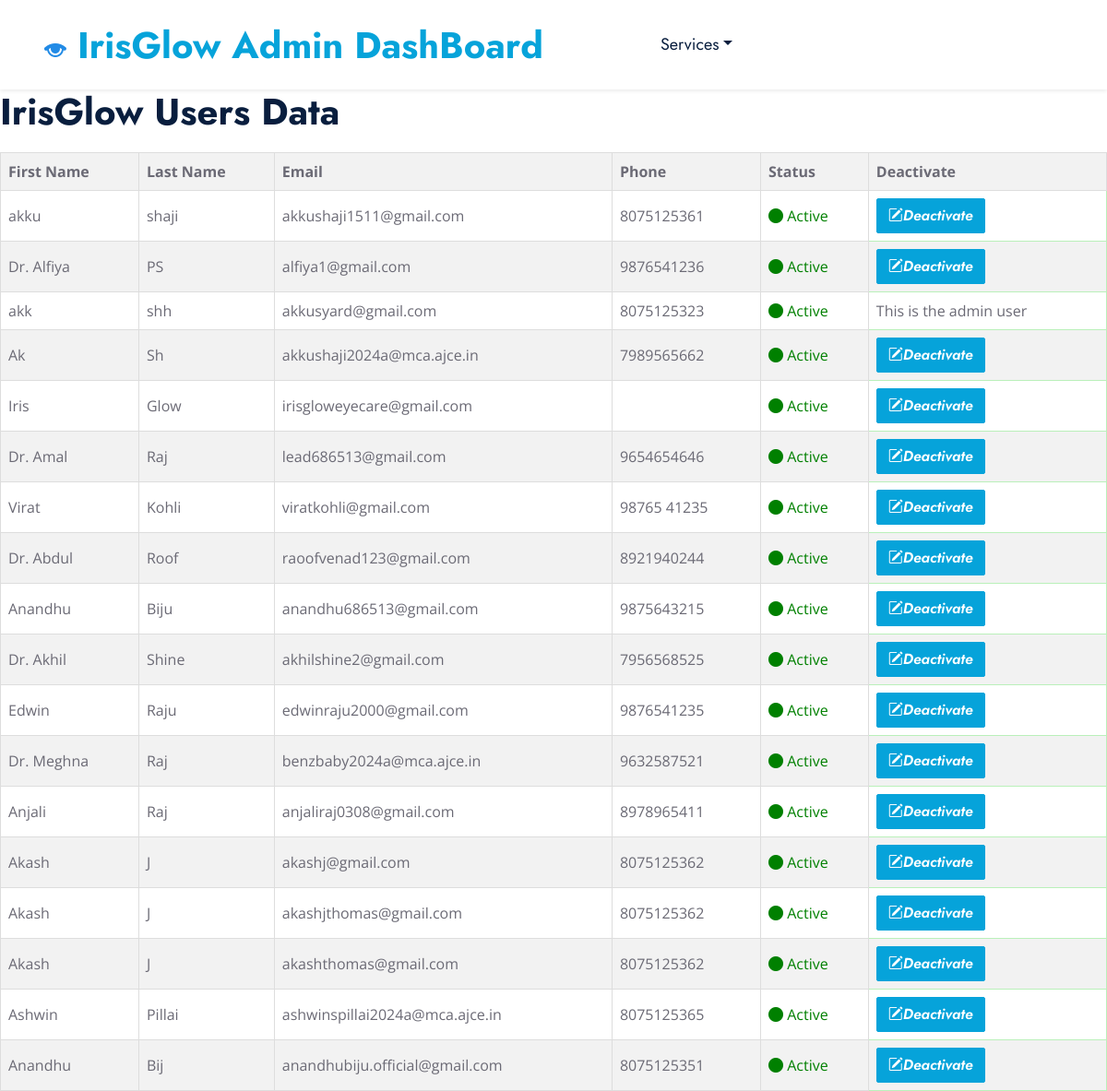
The page /userdata/ (signed in) on the database its author committed.
### IrisGlowApp/models.py (models this page shows, shortened)
class CustomUser(AbstractUser):
    PATIENT = 1
    DOCTOR = 2
    SPECTS = 3
    ADMIN = 4
    ROLE_CHOICE = (
        (PATIENT, 'Patient'),
        (DOCTOR, 'Doctor'),
        (SPECTS, 'Spects'),
        (ADMIN,'Admin'),
    )
    username=None
    first_name = models.CharField(max_length=50)
    last_name = models.CharField(max_length=50)
    USERNAME_FIELD = 'email'
    email = models.EmailField(max_length=100, unique=True)
    phone = models.CharField(max_length=12, blank=True)
    password = models.CharField(max_length=128)
    role = models.PositiveSmallIntegerField(choices=ROLE_CHOICE, blank=True, null=True,default='1')
    is_admin = models.BooleanField(default=False)
    is_staff = models.BooleanField(default=False)
    is_active = models.BooleanField(default=True)
    is_superadmin = models.BooleanField(default=False)
    REQUIRED_FIELDS = ['first_name','last_name', 'phone']
    objects = UserManager()

### IrisGlowApp/views.py (the view)
# urls.py: path('userdata/', views.display_user_data, name='userdata'),
@login_required
def display_user_data(request):
    users = CustomUser.objects.filter(~Q(is_superuser=True), is_active=True)
    inactive_users = CustomUser.objects.filter(~Q(is_superuser=True), is_active=False)
    return render(request, 'userdata.html', {'users': users,'inactive_users':inactive_users})

### template/userdata.html (shortened to what this page needs)
{% load static %}
<!DOCTYPE html>
<html lang="en">
<head>
    <link href="https://cdnjs.cloudflare.com/ajax/libs/font-awesome/5.10.0/css/all.min.css" rel="stylesheet">
    <link href="https://cdn.jsdelivr.net/npm/bootstrap-icons@1.4.1/font/bootstrap-icons.css" rel="stylesheet">
    <link href="{% static 'lib/owlcarousel/assets/owl.carousel.min.css' %}" rel="stylesheet">
    <link href="{% static 'lib/animate/animate.min.css' %}" rel="stylesheet">
    <link href="{% static 'lib/tempusdominus/css/tempusdominus-bootstrap-4.min.css' %}" rel="stylesheet" />
    <link href="{% static 'lib/twentytwenty/twentytwenty.css' %}" rel="stylesheet" />
    <link href="{% static 'css/bootstrap.min.css' %}" rel="stylesheet" />
    <link href="{% static 'css/style.css' %}" rel="stylesheet" />
</head>
<body>
    <nav class="navbar navbar-expand-lg bg-white navbar-light shadow-sm px-5 py-3 py-lg-0">
        <a href="index.html" class="navbar-brand p-0">
            <h1 class="m-0 text-primary">
                <img src="{% static 'img/img1.png' %}">
              IrisGlow Admin DashBoard</h1>
        </a>
                {% if user.is_staff %}
                <div class="collapse navbar-collapse ms-5 mr-5 justify-content-end" id="navbarCollapse">
                    <div class="navbar-nav ms-5 mr-5 py-0 justify-content-end">
                        <a href="{% url 'admindashboard' %}" class="nav-item nav-link active">Home</a>
                        <a href="{% url 'admin:index' %}" class="nav-item nav-link ">DashBoard</a>
                       {% comment %} <a href="{% url 'addDoctor' %}" class="nav-item nav-link ">Add Doctor</a>
                       <a href="{% url 'userdata' %}" class="nav-item nav-link ">Users</a>  {% endcomment %}
                        <a href="" class="nav-item nav-link "><span>Welcome,{{user.first_name}}</span></a>
                        <a href="{% url 'logout' %}" class="nav-item nav-link ">Logout</a>
                    </div>
                </div>
                {% else %}
                <div class="collapse navbar-collapse ms-5 mr-5 justify-content-between" id="navbarCollapse">
                    <div class="navbar-nav ms-5 mr-5 py-0 justify-content-end">
                        <div class="nav-item dropdown">
                            <a href="#" class="nav-link dropdown-toggle" data-bs-toggle="dropdown">Services</a>
                        </div>
                    {% endif %}
                </div>
            </nav>
<body>
    <h1>IrisGlow Users Data</h1>
    <table>
        <thead>
            <tr>
                <th>First Name</th>
                <th>Last Name</th>
                <th>Email</th>
                <th>Phone</th>
                <th>Status</th>
                <th>Deactivate</th>
            </tr>
        </thead>
        <tbody>
            {% for user in users %}
            <tr>
                <td>{{ user.first_name }}</td>
                <td>{{ user.last_name }}</td>
                <td>{{ user.email }}</td>
                <td>{{ user.phone }}</td>
                <td>
                    {% if user.is_active %}
                    <span style="color: green;">
                        <i class="bi bi-circle-fill"></i> Active
                    </span>
                    {% else %}
                    <span style="color: red;">
                        <i class="bi bi-circle-fill"></i> Inactive
                    </span>
                    {% endif %}
                </td>
                <td class="cell" style="border: .5px solid rgb(186, 240, 186); ">
                    {% if user.id != request.user.id %}
                    <a href="{% url 'updateStatus' user.id %}"><button
                      class="btn btn-primary"><i class="bi bi-pencil-square">Deactivate</i></button></a>
                      {% else %}
                <span>This is the admin user</span>
            {% endif %}
                    </td>
        </tr>
        {% endfor %}
        </tbody>
</body>
</html>

### static/css/style.css (style rules this page uses)
:root { --primary: #06A3DA; --secondary: #F57E57; --light: #EEF9FF; --dark: #091E3E; }
h1, h2, .font-weight-bold { font-weight: 700 !important; }
.btn { font-family: 'Jost', sans-serif; font-weight: 600; transition: .5s; }
.btn-primary, .btn-secondary { color: #FFFFFF; }
.navbar-light .navbar-nav .nav-link { font-family: 'Jost', sans-serif; padding: 35px 15px; font-size: 18px; color: var(--dark); outline: none; transition: .5s; }

### template/userdata.html (style rules this page uses)
table { width: 100%; border-collapse: collapse; margin-top: 20px; }
th, td { border: 1px solid #ddd; padding: 8px; text-align: left; }
th { background-color: #f2f2f2; }
tr:nth-child(even) { background-color: #f2f2f2; }

### rows shown on the page
CustomUser: first_name "akku", last_name "shaji", email "akkushaji1511@gmail.com", phone "8075125361", is_active True (drawn), shows "Deactivate"
CustomUser: first_name "Dr. Alfiya", last_name "PS", email "alfiya1@gmail.com", phone "9876541236", is_active True (drawn), shows "Deactivate"
CustomUser: first_name "akk", last_name "shh", email "akkusyard@gmail.com", phone "8075125323", is_active True (drawn), shows "This is the admin user"
CustomUser: first_name "Ak", last_name "Sh", email "akkushaji2024a@mca.ajce.in", phone "7989565662", is_active True (drawn), shows "Deactivate"
CustomUser: first_name "Iris", last_name "Glow", email "irisgloweyecare@gmail.com", is_active True (drawn), shows "Deactivate"
CustomUser: first_name "Dr. Amal", last_name "Raj", email "lead686513@gmail.com", phone "9654654646", is_active True (drawn), shows "Deactivate"
CustomUser: first_name "Virat", last_name "Kohli", email "viratkohli@gmail.com", phone "98765 41235", is_active True (drawn), shows "Deactivate"
CustomUser: first_name "Dr. Abdul", last_name "Roof", email "raoofvenad123@gmail.com", phone "8921940244", is_active True (drawn), shows "Deactivate"
CustomUser: first_name "Anandhu", last_name "Biju", email "anandhu686513@gmail.com", phone "9875643215", is_active True (drawn), shows "Deactivate"
CustomUser: first_name "Dr. Akhil", last_name "Shine", email "akhilshine2@gmail.com", phone "7956568525", is_active True (drawn), shows "Deactivate"
CustomUser: first_name "Edwin", last_name "Raju", email "edwinraju2000@gmail.com", phone "9876541235", is_active True (drawn), shows "Deactivate"
CustomUser: first_name "Dr. Meghna", last_name "Raj", email "benzbaby2024a@mca.ajce.in", phone "9632587521", is_active True (drawn), shows "Deactivate"
CustomUser: first_name "Anjali", last_name "Raj", email "anjaliraj0308@gmail.com", phone "8978965411", is_active True (drawn), shows "Deactivate"
CustomUser: first_name "Akash", last_name "J", email "akashj@gmail.com", phone "8075125362", is_active True (drawn), shows "Deactivate"
CustomUser: first_name "Akash", last_name "J", email "akashjthomas@gmail.com", phone "8075125362", is_active True (drawn), shows "Deactivate"
CustomUser: first_name "Akash", last_name "J", email "akashthomas@gmail.com", phone "8075125362", is_active True (drawn), shows "Deactivate"
CustomUser: first_name "Ashwin", last_name "Pillai", email "ashwinspillai2024a@mca.ajce.in", phone "8075125365", is_active True (drawn), shows "Deactivate"
CustomUser: first_name "Anandhu", last_name "Bij", email "anandhubiju.official@gmail.com", phone "8075125351", is_active True (drawn), shows "Deactivate"
